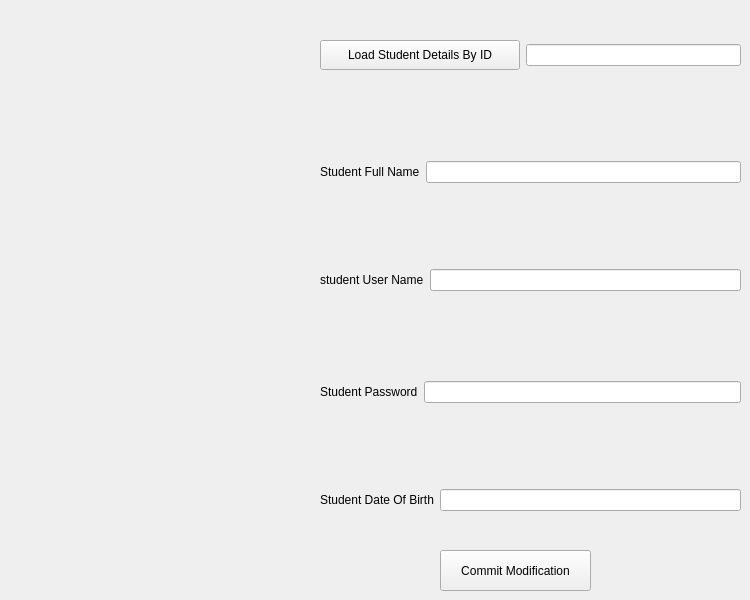
      <widget class="QWidget" name="tab_17">
       <attribute name="title">
        <string>Modify Student</string>
       </attribute>
       <widget class="QWidget" name="layoutWidget_6">
        <property name="geometry">
         <rect>
          <x>320</x>
          <y>40</y>
          <width>421</width>
          <height>471</height>
         </rect>
        </property>
        <layout class="QVBoxLayout" name="verticalLayout_6">
         <item>
          <layout class="QHBoxLayout" name="horizontalLayout_12">
           <item>
            <widget class="QPushButton" name="pushButton_10">
             <property name="minimumSize">
              <size>
               <width>200</width>
               <height>30</height>
              </size>
             </property>
             <property name="text">
              <string>Load Student Details By ID</string>
             </property>
            </widget>
           </item>
           <item>
            <widget class="QLineEdit" name="lineEdit_10"/>
           </item>
          </layout>
         </item>
         <item>
          <widget class="QLabel" name="label_41">
           <property name="sizePolicy">
            <sizepolicy hsizetype="Preferred" vsizetype="Minimum">
             <horstretch>0</horstretch>
             <verstretch>0</verstretch>
            </sizepolicy>
           </property>
           <property name="text">
            <string/>
           </property>
          </widget>
         </item>
         <item>
          <layout class="QHBoxLayout" name="horizontalLayout_13">
           <item>
            <widget class="QLabel" name="label_48">
             <property name="text">
              <string>Student Full Name</string>
             </property>
            </widget>
           </item>
           <item>
            <widget class="QLineEdit" name="lineEdit_11"/>
           </item>
          </layout>
         </item>
         <item>
          <spacer name="verticalSpacer">
           <property name="orientation">
            <enum>Qt::Vertical</enum>
           </property>
           <property name="sizeType">
            <enum>QSizePolicy::Fixed</enum>
           </property>
           <property name="sizeHint" stdset="0">
            <size>
             <width>278</width>
             <height>80</height>
            </size>
           </property>
          </spacer>
         </item>
         <item>
          <layout class="QHBoxLayout" name="horizontalLayout_14">
           <item>
            <widget class="QLabel" name="label_49">
             <property name="text">
              <string>student User Name</string>
             </property>
            </widget>
           </item>
           <item>
            <widget class="QLineEdit" name="lineEdit_12"/>
           </item>
          </layout>
         </item>
         <item>
          <widget class="QLabel" name="label_42">
           <property name="text">
            <string/>
           </property>
           <property name="alignment">
            <set>Qt::AlignCenter</set>
           </property>
          </widget>
         </item>
         <item>
          <layout class="QHBoxLayout" name="horizontalLayout_17">
           <item>
            <widget class="QLabel" name="label_50">
             <property name="text">
              <string>Student Password</string>
             </property>
            </widget>
           </item>
           <item>
            <widget class="QLineEdit" name="lineEdit_15"/>
           </item>
          </layout>
         </item>
         <item>
          <spacer name="verticalSpacer_3">
           <property name="orientation">
            <enum>Qt::Vertical</enum>
           </property>
           <property name="sizeType">
            <enum>QSizePolicy::Fixed</enum>
           </property>
           <property name="sizeHint" stdset="0">
            <size>
             <width>278</width>
             <height>80</height>
            </size>
           </property>
          </spacer>
         </item>
         <item>
          <layout class="QHBoxLayout" name="horizontalLayout_15">
           <item>
            <widget class="QLabel" name="label_51">
             <property name="text">
              <string>Student Date Of Birth</string>
             </property>
            </widget>
           </item>
           <item>
            <widget class="QLineEdit" name="lineEdit_4"/>
           </item>
          </layout>
         </item>
        </layout>
       </widget>
       <widget class="QPushButton" name="pushButton_11">
        <property name="geometry">
         <rect>
          <x>440</x>
          <y>550</y>
          <width>151</width>
          <height>41</height>
         </rect>
        </property>
        <property name="text">
         <string>Commit Modification</string>
        </property>
       </widget>
      </widget>
